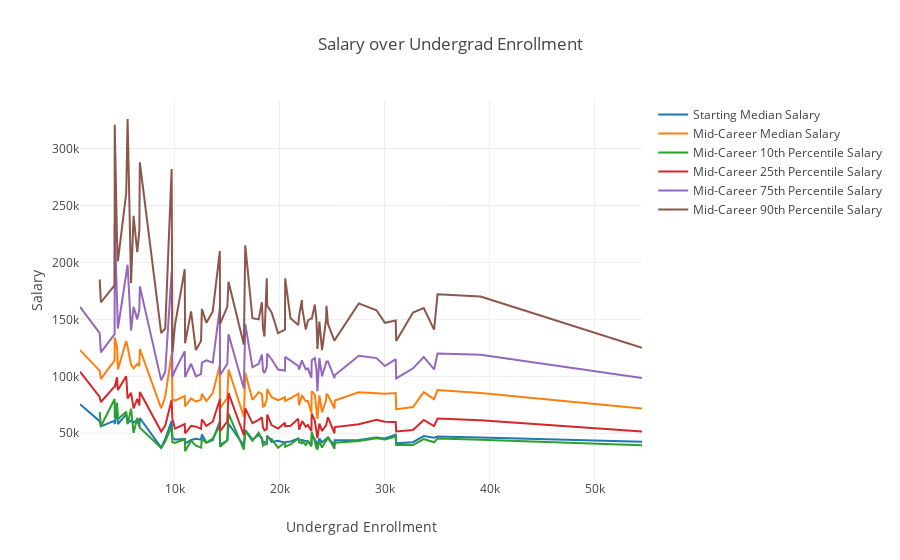

Notebook source saved alongside this figure:
### Code cell
info_enrollment= all_info.sort_values(by=['undergrad_enrollment'])
# trace = go.Scatter(x=rank_dp['rank'], y=rank_dp['Starting Median Salary'])
enrollment_trace_list = []
for i in info_enrollment.columns[3:9]:
    enrollment_trace_list.append(go.Scatter(x=info_enrollment['undergrad_enrollment'], y=info_enrollment[i], name = i))
    
layout = go.Layout(
    title='Salary over Undergrad Enrollment',
    xaxis = dict(title = 'Undergrad Enrollment'),
    yaxis = dict(title = 'Salary'),
)
fig = go.Figure(data=enrollment_trace_list, layout=layout)
py.offline.iplot(fig)

# trace_list

### Figure 1 — Plotly figure (JSON) as saved in the notebook; plotly's stock layout.template omitted (floating-point values rounded to 4 significant figures; data arrays with more than 128 entries replaced by an {"elided": "..."} marker saying what was removed)
{"data": [{"name": "Starting Median Salary", "type": "scatter", "uid": "e8d509b8-3b4f-495f-9fe2-cd3e1ff617f1", "x": {"elided": "268 int values"}, "y": {"elided": "268 int values"}}, {"name": "Mid-Career Median Salary", "type": "scatter", "uid": "26e3b47f-22e1-438a-b397-fc09940957cd", "x": {"elided": "268 int values"}, "y": {"elided": "268 int values"}}, {"name": "Mid-Career 10th Percentile Salary", "type": "scatter", "uid": "963ca5ac-6d02-4970-8013-568ae267789f", "x": {"elided": "268 int values"}, "y": {"elided": "268 int values"}}, {"name": "Mid-Career 25th Percentile Salary", "type": "scatter", "uid": "3e91a6d5-7b53-4391-af09-1e08a5f2c4b6", "x": {"elided": "268 int values"}, "y": {"elided": "268 int values"}}, {"name": "Mid-Career 75th Percentile Salary", "type": "scatter", "uid": "268aeadd-369d-4d0e-b89b-4a0561f0d828", "x": {"elided": "268 int values"}, "y": {"elided": "268 int values"}}, {"name": "Mid-Career 90th Percentile Salary", "type": "scatter", "uid": "acb98b92-2f30-4e11-ba79-85e00cb2dbaf", "x": {"elided": "268 int values"}, "y": {"elided": "268 int values"}}], "layout": {"title": "Salary over Undergrad Enrollment", "xaxis": {"title": "Undergrad Enrollment"}, "yaxis": {"title": "Salary"}}}
